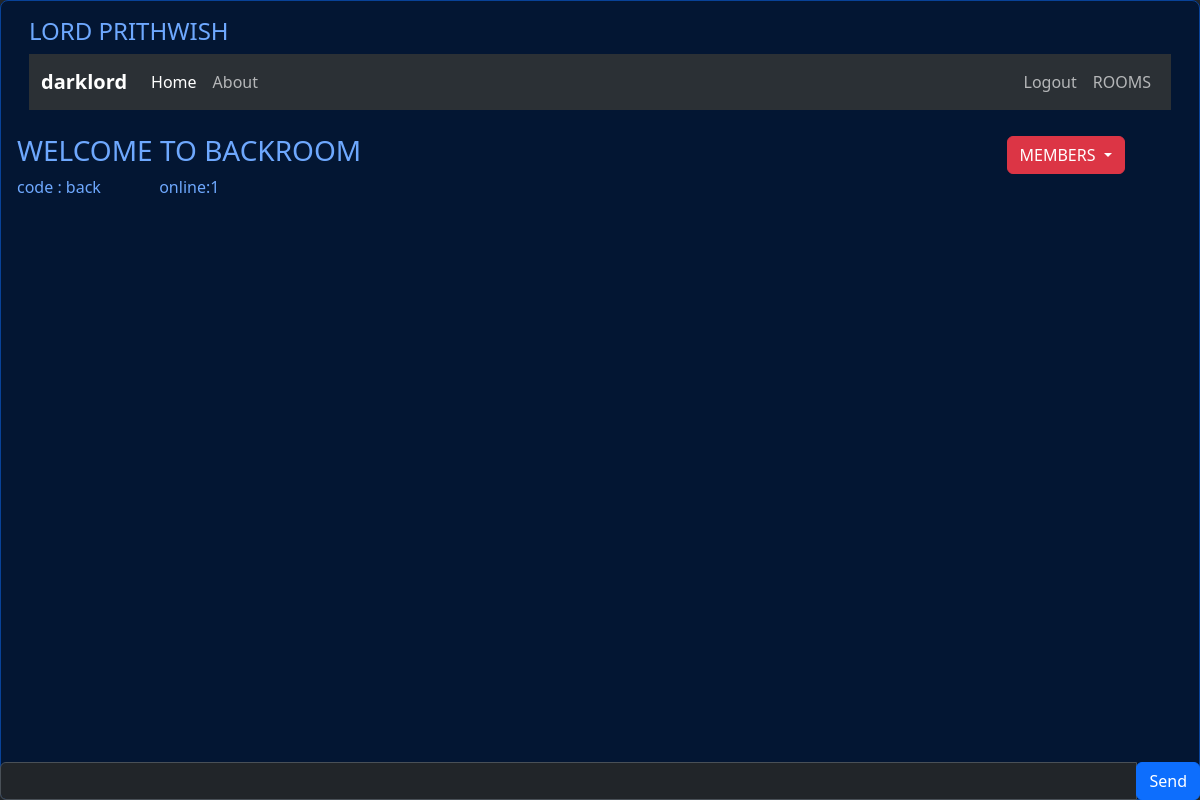
/rooms/back/ (signed in), run on an earlier commit of the app's database.
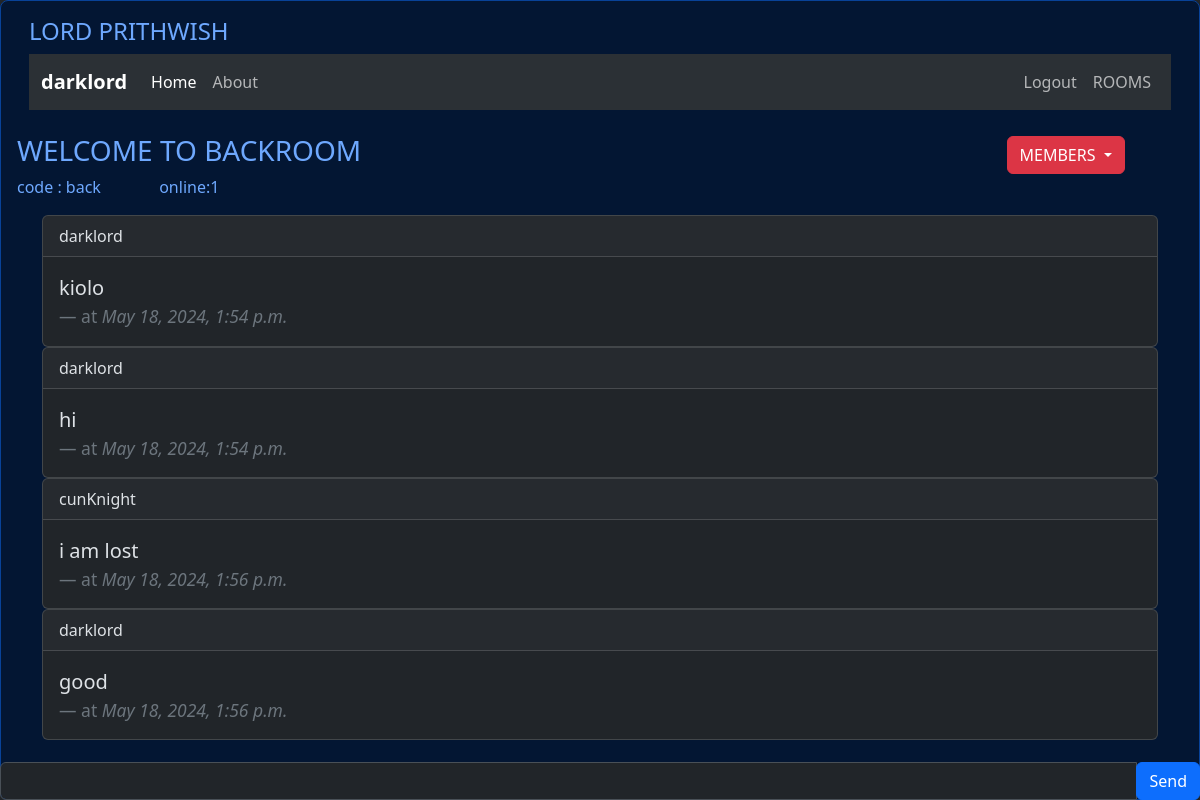
And on a later commit of the database.
### rooms/models.py (models this page shows, shortened)
class Room(models.Model):
    name = models.CharField(max_length=100)
    slug = models.SlugField(unique=True)

class Message(models.Model):
    room = models.ForeignKey(Room, on_delete=models.CASCADE)
    user = models.ForeignKey(User, on_delete=models.CASCADE)
    content = models.TextField()
    created = models.DateTimeField(auto_now_add=True)
    class Meta:
        ordering = ['created']

### rooms/views.py (the view)
# urls.py: path('',views.rooms, name='calci-room'),
@login_required
def room(request,slug):
    rom = Room.objects.get(slug=slug)
    mess = Message.objects.filter(room=rom)
    mem = Join.objects.filter(room=rom)
    onli = mem.count()
    return render(request, 'rooms/room.html', {'room':rom,'title':rom.name,'messages':mess,'members':mem,'online':onli})

### rooms/templates/rooms/room.html (shortened to what this page needs)
{% extends "calci/base.html" %}
{% load static %}
{% block content %}
<div class="d-flex justify-content-between align-items-center" id="locbase" style="width: 100%;">
    <h3>WELCOME TO {{ room.name }}</h3>
    <div class="btn-group ms-auto" style="right: 5%;">
        <button type="button" class="btn btn-danger dropdown-toggle" data-bs-toggle="dropdown" aria-expanded="false">
            MEMBERS
        </button>
    </div>
</div>
<div class="d-flex" id="locbase">
    <p class="d-flex" style="display: inline;"> code : {{room.slug}}</p>
    <p class="d-flex" style="display: inline; margin-left:5%;"> online:
    <p id="online" class="d-flex" style="display: inline;">{{online}}</p></p>
</div>
<div id="chat-area" class="container overflow-y-auto " style="height: 75%;" >
    {% for message in messages %}
    <div class="card">
        <div class="card-header">{{message.user.username}}</div>
        <div class="card-body">
            <blockquote class="blockquote mb-0">
                <p> {{message.content}}</p>
                <footer class="blockquote-footer">at <cite title="Source Title">{{message.created}}</cite></footer>
            </blockquote>
        </div>
    </div>
    {% endfor %}
</div>
<form>
    <div id="chat-message-form" class="input-group fixed-bottom">
        <input id="chat-message-input" type="text" class="form-control" size="100">
        <div class="input-group-append">
            <button id="chat-message-submit" type="submit" class="btn btn-primary">Send</button>
        </div>
    </div>
</form>
{% endblock content %}

### calci/templates/calci/base.html (shortened to what this page needs)
<!DOCTYPE html>
<html lang="en">
<head>
    <link href="https://cdn.jsdelivr.net/npm/bootstrap@5.3.3/dist/css/bootstrap.min.css" rel="stylesheet"
>
</head>
<body data-bs-theme="dark">
    <div class="p-3 vh-100 text-primary-emphasis bg-primary-subtle border border-primary-subtle rounded-3 " id="base">
        <div class="container-fluid ">
            <h4 >  LORD PRITHWISH </h4>
            <nav class="navbar navbar-expand-lg bg-body-tertiary">
                <div class="container-fluid">
                    <a class="navbar-brand" href="https://github.com/LORDPRITHWISH" target="_blank"><strong>{{request.user.username}}</strong></a>
                        <ul class="navbar-nav me-auto mb-2 mb-lg-0">
                            <li class="nav-item">
                                <a class="nav-link active" aria-current="page" href="{% url 'calci-home' %}">Home</a>
                            </li>
                            <li class="nav-item">
                                <a class="nav-link" href="#">About</a>
                            </li>
                        </ul>
                        <ul class="navbar-nav mb-2 mb-lg-0 d-flex">
                            {% if request.user.is_authenticated %}
                            <li class="nav-item">
                                <a class="nav-link" href="{% url 'logout' %}">Logout</a>
                            </li>
                            <li class="nav-item">
                                <a class="nav-link" href="{% url 'calci-room' %}">ROOMS</a>
                            </li>
                            {% endif %}
                        </ul>
                    </div>
                </div>
            <br>
            {% block content %}{% endblock %}
        </div>
</body>
</html>

What changed in the data, as far as the page shows it:
added Message: user.username "darklord", content "kiolo", created "May 18, 2024, 1:54 p.m."
added Message: user.username "darklord", content "hi", created "May 18, 2024, 1:54 p.m."
added Message: user.username "cunKnight", content "i am lost", created "May 18, 2024, 1:56 p.m."
added Message: user.username "darklord", content "good", created "May 18, 2024, 1:56 p.m."
